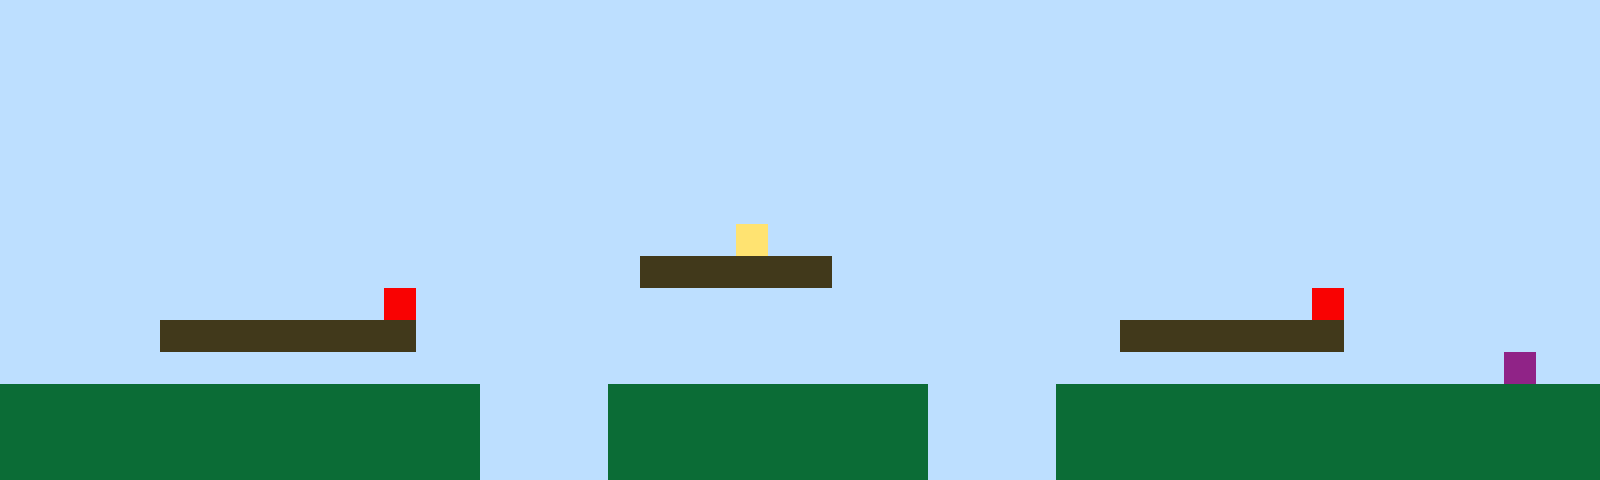

Tiled map render using the project's own tile images. Description and the whole map definition, tile-layer contents included, below:
An orthogonal 50x15 tile map with 32x32 px tiles, 1 tile layer (Tile Layer 1).

<map version="1.10" tiledversion="1.11.2" orientation="orthogonal" renderorder="right-up" width="50" height="15" tilewidth="32" tileheight="32" infinite="0" nextlayerid="2" nextobjectid="1"><editorsettings><export target="map1.csv" format="csv" /></editorsettings><tileset firstgid="1" name="sprites" tilewidth="32" tileheight="32" tilecount="6" columns="3"><image source="sprites.png" width="96" height="64" /></tileset><layer id="1" name="Tile Layer 1" width="50" height="15"><data encoding="csv">1,1,1,1,1,1,1,1,1,1,1,1,1,1,1,1,1,1,1,1,1,1,1,1,1,1,1,1,1,1,1,1,1,1,1,1,1,1,1,1,1,1,1,1,1,1,1,1,1,1,1,1,1,1,1,1,1,1,1,1,1,1,1,1,1,1,1,1,1,1,1,1,1,1,1,1,1,1,1,1,1,1,1,1,1,1,1,1,1,1,1,1,1,1,1,1,1,1,1,1,1,1,1,1,1,1,1,1,1,1,1,1,1,1,1,1,1,1,1,1,1,1,1,1,1,1,1,1,1,1,1,1,1,1,1,1,1,1,1,1,1,1,1,1,1,1,1,1,1,1,1,1,1,1,1,1,1,1,1,1,1,1,1,1,1,1,1,1,1,1,1,1,1,1,1,1,1,1,1,1,1,1,1,1,1,1,1,1,1,1,1,1,1,1,1,1,1,1,1,1,1,1,1,1,1,1,1,1,1,1,1,1,1,1,1,1,1,1,1,1,1,1,1,1,1,1,1,1,1,1,1,1,1,1,1,1,1,1,1,1,1,1,1,1,1,1,1,1,1,1,1,1,1,1,1,1,1,1,1,1,1,1,1,1,1,1,1,1,1,1,1,1,1,1,1,1,1,1,1,1,1,1,1,1,1,1,1,1,1,1,1,1,1,1,1,1,1,1,1,1,1,1,1,1,1,1,1,1,1,1,1,1,1,1,1,1,1,1,1,1,1,1,1,1,1,1,1,1,1,1,1,1,1,1,1,1,1,1,1,1,1,1,1,1,1,1,1,1,1,1,1,1,1,1,1,1,1,1,1,1,1,1,1,1,1,1,1,1,1,1,1,1,1,4,1,1,1,1,1,1,1,1,1,1,1,1,1,1,1,1,1,1,1,1,1,1,1,1,1,1,1,1,1,1,1,1,1,1,1,1,1,1,1,1,1,1,1,1,1,1,3,3,3,3,3,3,1,1,1,1,1,1,1,1,1,1,1,1,1,1,1,1,1,1,1,1,1,1,1,1,1,1,1,1,1,1,1,1,1,1,1,1,5,1,1,1,1,1,1,1,1,1,1,1,1,1,1,1,1,1,1,1,1,1,1,1,1,1,1,1,1,5,1,1,1,1,1,1,1,1,1,1,1,1,1,3,3,3,3,3,3,3,3,1,1,1,1,1,1,1,1,1,1,1,1,1,1,1,1,1,1,1,1,1,1,3,3,3,3,3,3,3,1,1,1,1,1,1,1,1,1,1,1,1,1,1,1,1,1,1,1,1,1,1,1,1,1,1,1,1,1,1,1,1,1,1,1,1,1,1,1,1,1,1,1,1,1,1,1,1,1,1,1,1,1,1,1,6,1,1,2,2,2,2,2,2,2,2,2,2,2,2,2,2,2,1,1,1,1,2,2,2,2,2,2,2,2,2,2,1,1,1,1,2,2,2,2,2,2,2,2,2,2,2,2,2,2,2,2,2,2,2,2,2,2,2,2,2,2,2,2,2,2,2,2,1,1,1,1,2,2,2,2,2,2,2,2,2,2,1,1,1,1,2,2,2,2,2,2,2,2,2,2,2,2,2,2,2,2,2,2,2,2,2,2,2,2,2,2,2,2,2,2,2,2,1,1,1,1,2,2,2,2,2,2,2,2,2,2,1,1,1,1,2,2,2,2,2,2,2,2,2,2,2,2,2,2,2,2,2</data></layer></map>
